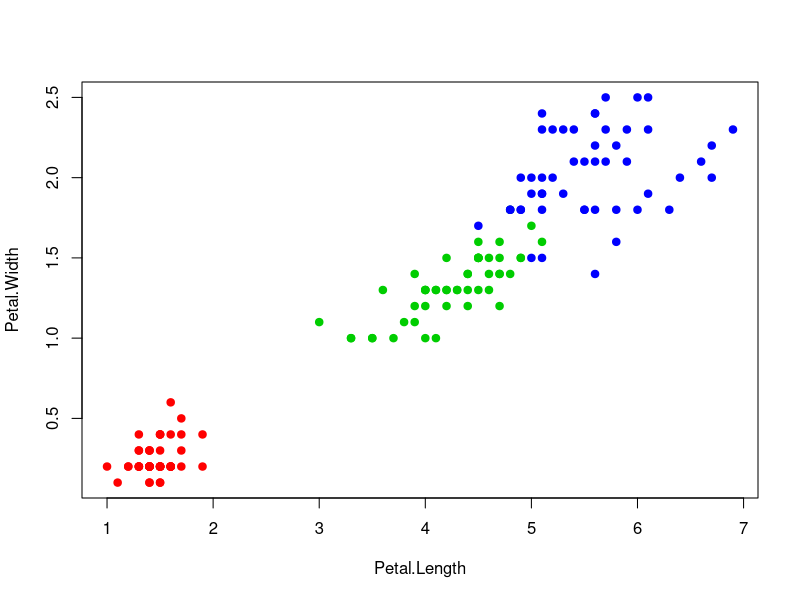
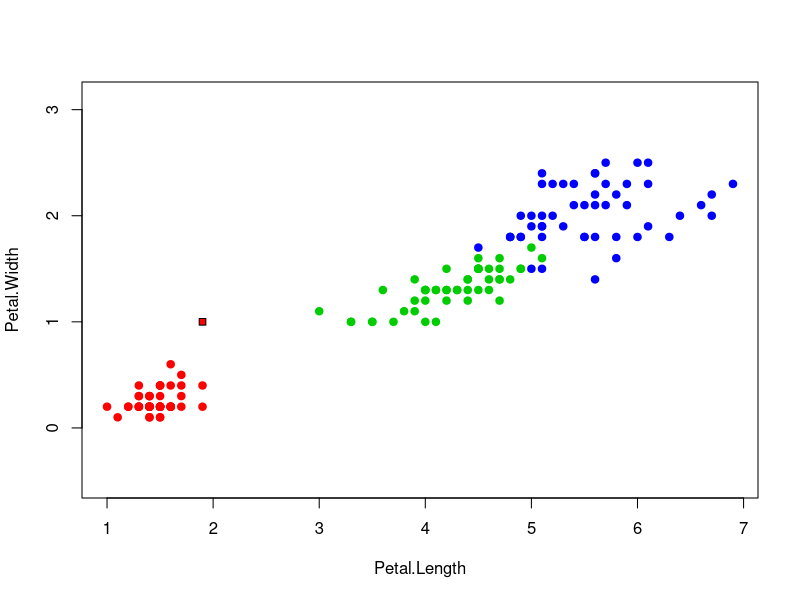

Generate these figures, in order, with R:
#ML0

colors <- c("setosa" = "red", "versicolor" = "green3",

"virginica" = "blue")

plot(iris[, 3:4], pch = 21, bg = colors[iris$Species],

col = colors[iris$Species])

euclideanDistance <- function(u, v)

{

sqrt(sum((u - v)^2))

}

sortObjectsByDist <- function(xl, z, metricFunction =

euclideanDistance)

{

l <- dim(xl)[1]

n <- dim(xl)[2] - 1

distances <- matrix(NA, l, 2)

for (i in 1:l)

{

distances[i, ] <- c(i, metricFunction(xl[i, 1:n], z))

}

orderedXl <- xl[order(distances[, 2]), ]
return (orderedXl);

}

kNN <- function(xl, z, k)

{

orderedXl <- sortObjectsByDist(xl, z)

n <- dim(orderedXl)[2] - 1

classes <- orderedXl[1:k, n + 1]

counts <- table(classes)

class <- names(which.max(counts))

return (class)

}

colors <- c("setosa" = "red", "versicolor" = "green3",

"virginica" = "blue")

plot(iris[, 3:4], pch = 21, bg = colors[iris$Species], col

= colors[iris$Species], asp = 1)

z <- c(1.9, 1) 

xl <- iris[, 3:5] 

class <- kNN(xl, z, k=6) 

points(z[1], z[2], pch = 22, bg = colors[class], asp = 1) 
